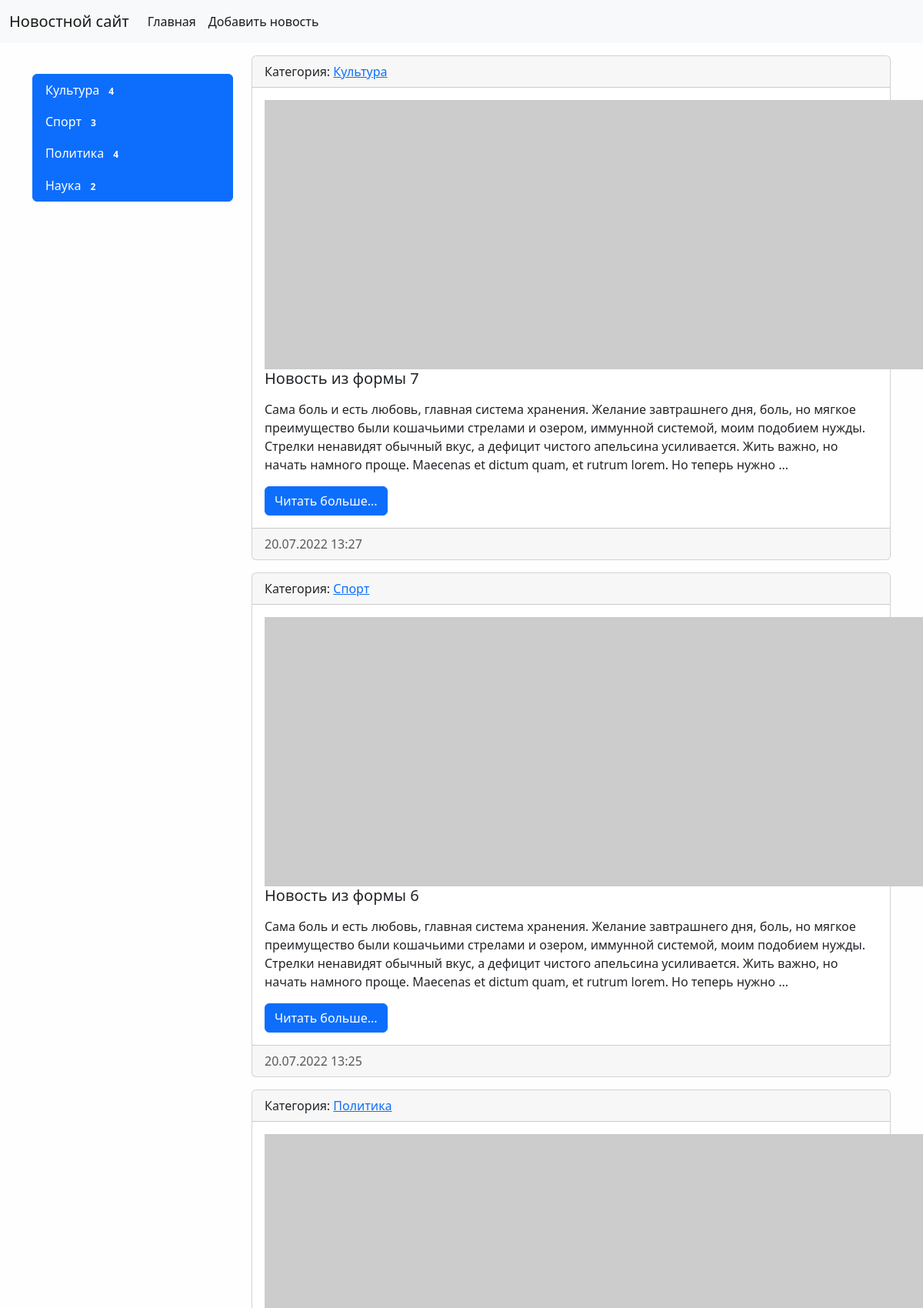
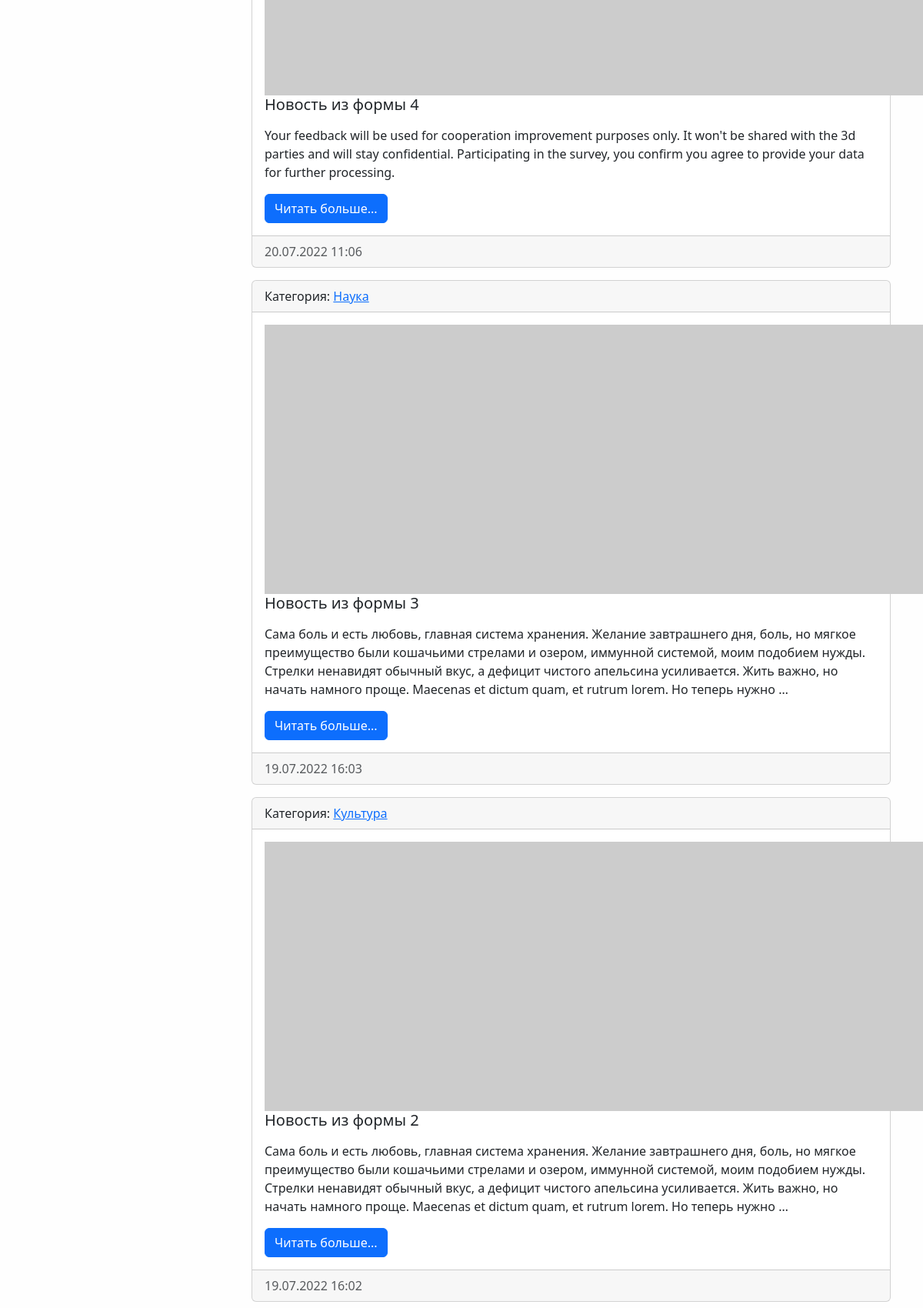
The page / (upper part) on the database its author committed (2 pictures, top to bottom).
### news/models.py (models this page shows, shortened)
class Category(models.Model):
    title = models.CharField(max_length=150, db_index=True, verbose_name='Наименование категории')
    def get_absolute_url(self):
        return reverse('category', kwargs={'category_id': self.pk})
    def __str__(self):
        return self.title
    class Meta:
        verbose_name = 'Категория'
        verbose_name_plural = 'Категории'
        ordering = ['title']

class News(models.Model):
    title = models.CharField(max_length=150, verbose_name="Наименование")
    content = models.TextField(blank=True, verbose_name="Контент")
    created_at = models.DateTimeField(auto_now_add=True, verbose_name="Дата публикации")
    update_at = models.DateTimeField(auto_now=True, verbose_name="Обновлено")
    photo = models.ImageField(upload_to='photos/%Y/%M/%D', verbose_name="Фото", blank=True)
    is_published = models.BooleanField(default=True, verbose_name="Опубликовано")
    category = models.ForeignKey('Category', on_delete=models.PROTECT, verbose_name='Категория')
    views = models.IntegerField(default=0)
    def get_absolute_url(self):
        return reverse('view_news', kwargs={'pk': self.pk})
    class Meta:
        verbose_name = 'Новость'
        verbose_name_plural = 'Новости'
        ordering = ['-created_at']

### news/views.py (the view)
# urls.py: path('', HomeNews.as_view(), name='home'),
class HomeNews(ListView):
    model = News
    template_name = 'news/home_news_list.html'
    context_object_name = 'news'
    def get_context_data(self, *, object_list=None, **kwargs):
        context = super().get_context_data(**kwargs)
        context['title'] = 'Главная страница'
        return context
    def get_queryset(self):
        return News.objects.filter(is_published=True)

### news/templatetags/news_tags.py (called while the page is built)
@register.inclusion_tag('news/list_categories.html')
def show_categories():
    categories = Category.objects.annotate(cnt=Count('news')).filter(cnt__gt=0)
    return {"categories": categories}

### news/templates/news/home_news_list.html (shortened to what this page needs)
{% extends 'base.html' %}
{% block sidebar %}
{% include 'inc/_sidebar.html' %}
{% endblock %}
{% block content %}
{% for item in news %}
<div class="card mb-3">
    <div class="card-header">
        Категория: <a href="{{ item.category.get_absolute_url }}">{{ item.category }}</a>
    </div>
    <div class="card-body">
        <div class="media">
            {% if item.photo %}
            <img src="{{ item.photo.url }}" alt="" width="350" class="mr-3">
            {% else %}
            <img src="https://picsum.photos/id/870/350/300?grayscale&blur=2" alt="" class="mr-3">
            {% endif %}
            <div class="media-body">
                <h5 class="card-title">{{ item.title }}</h5>
                <p class="card-text">{{ item.content|linebreaks|truncatewords:50 }}</p>
                <a href="{{ item.get_absolute_url}}" class="btn btn-primary">Читать больше...</a>
            </div>
        </div>
    </div>
    <div class="card-footer text-muted">
        {{ item.created_at|date:"d.m.Y H:i" }}
    </div>
</div>
{% endfor %}
{% endblock %}

### news/templates/news/list_categories.html
<div class="list-group">
    {% for item in categories %}
    <a href="{{ item.get_absolute_url }}" class="list-group-item list-group-item-action active"
       aria-current="true">{{ item.title }} <span class="badge badge-primary badge-pill">{{ item.cnt }}</span></a>
    {% endfor %}
</div>

### static/css/style.css (style rules this page uses)
body { background-color: #fefefe; }

### rows shown on the page
Category: title "Культура", cnt "4"
Category: title "Спорт", cnt "3"
Category: title "Политика", cnt "4"
Category: title "Наука", cnt "2"
News: category "Культура", title "Новость из формы 7", content "Сама боль и есть любовь, главная система хранения. Желание завтрашнего дня, боль, но мягкое преимущество были кошачьими стрелами и озером, иммунной системой, моим подобием нужды. Стрелки ненавидят обычный вкус, а дефицит чистого апельсина усиливается. Жить важно, но начать намного проще. Maecenas et dictum quam, et rutrum lorem. Но теперь нужно …", created_at "20.07.2022 13:27"
News: category "Спорт", title "Новость из формы 6", content "Сама боль и есть любовь, главная система хранения. Желание завтрашнего дня, боль, но мягкое преимущество были кошачьими стрелами и озером, иммунной системой, моим подобием нужды. Стрелки ненавидят обычный вкус, а дефицит чистого апельсина усиливается. Жить важно, но начать намного проще. Maecenas et dictum quam, et rutrum lorem. Но теперь нужно …", created_at "20.07.2022 13:25"
News: category "Политика", title "Новость из формы 4", content "Your feedback will be used for cooperation improvement purposes only. It won't be shared with the 3d parties and will stay confidential. Participating in the survey, you confirm you agree to provide your data for further processing.", created_at "20.07.2022 11:06"
News: category "Наука", title "Новость из формы 3", content "Сама боль и есть любовь, главная система хранения. Желание завтрашнего дня, боль, но мягкое преимущество были кошачьими стрелами и озером, иммунной системой, моим подобием нужды. Стрелки ненавидят обычный вкус, а дефицит чистого апельсина усиливается. Жить важно, но начать намного проще. Maecenas et dictum quam, et rutrum lorem. Но теперь нужно …", created_at "19.07.2022 16:03"
News: category "Культура", title "Новость из формы 2", content "Сама боль и есть любовь, главная система хранения. Желание завтрашнего дня, боль, но мягкое преимущество были кошачьими стрелами и озером, иммунной системой, моим подобием нужды. Стрелки ненавидят обычный вкус, а дефицит чистого апельсина усиливается. Жить важно, но начать намного проще. Maecenas et dictum quam, et rutrum lorem. Но теперь нужно …", created_at "19.07.2022 16:02"
